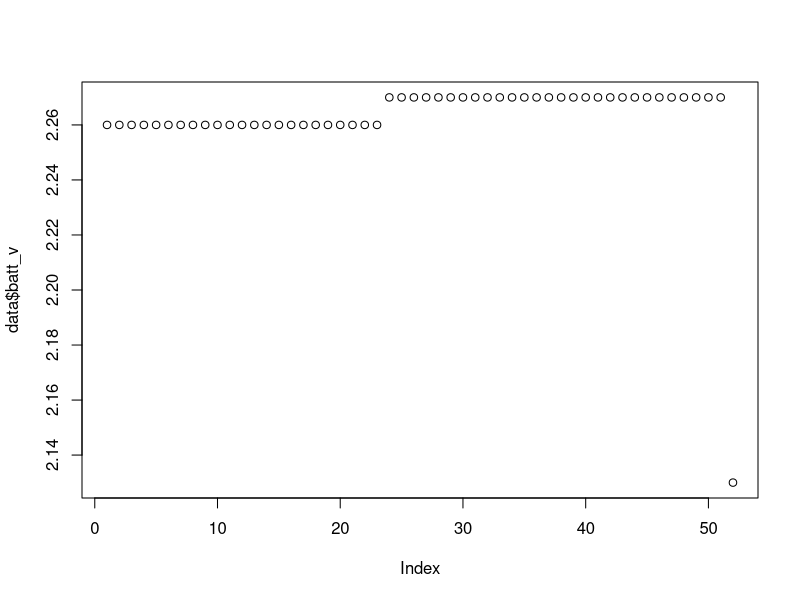
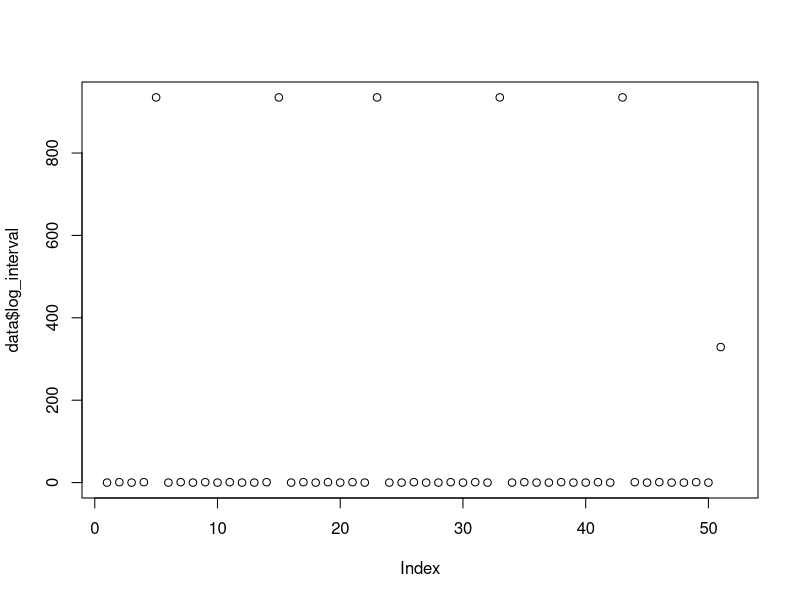
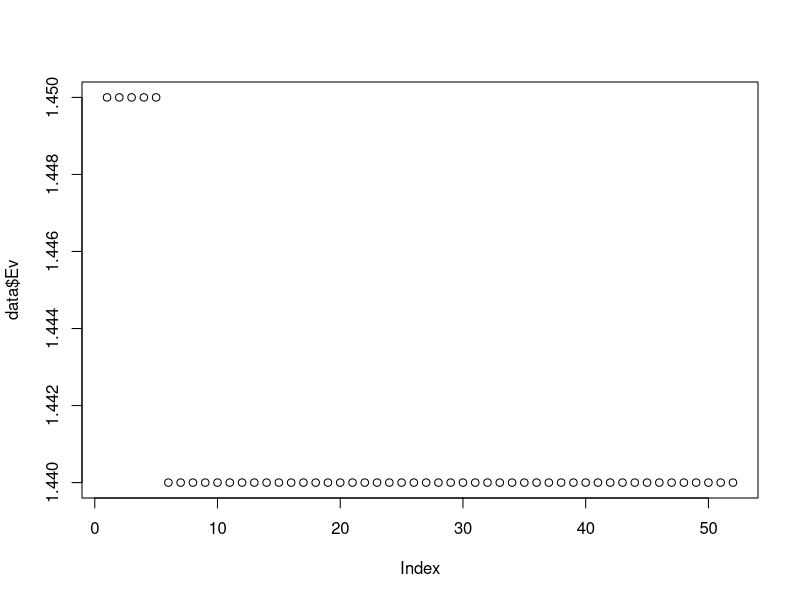
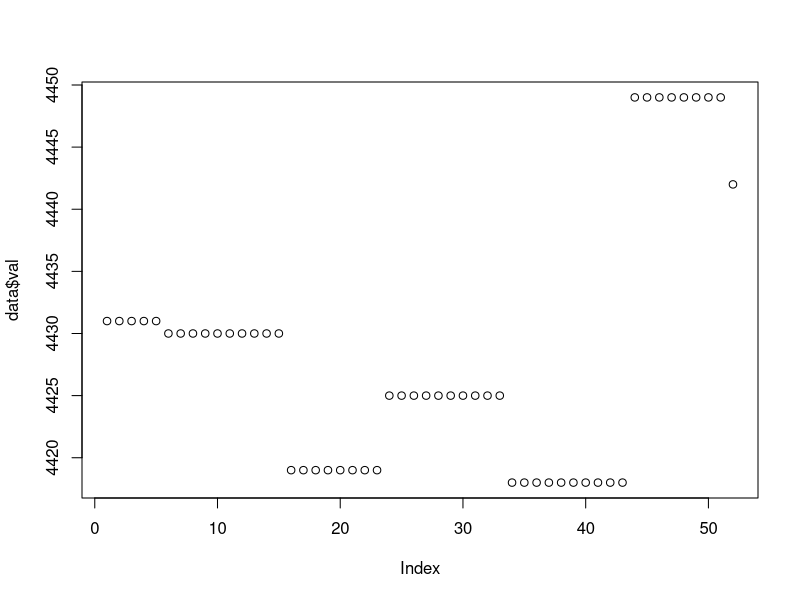
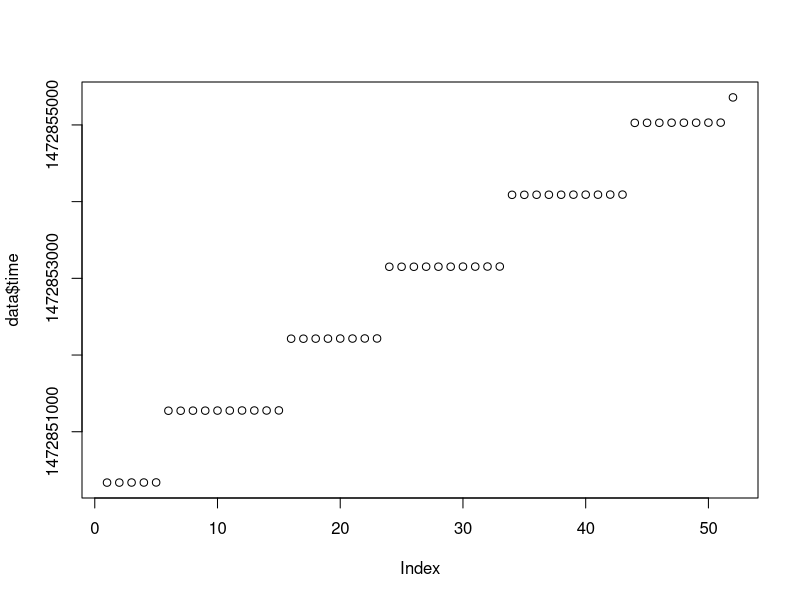
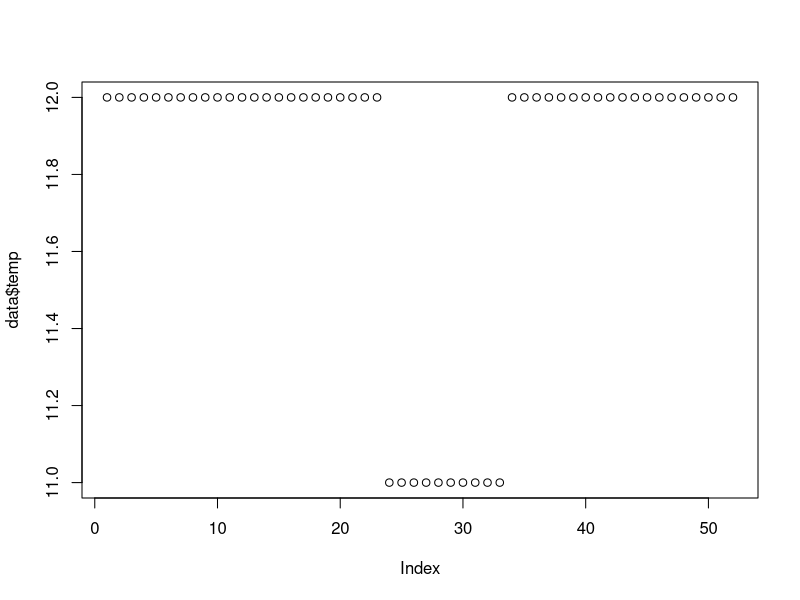
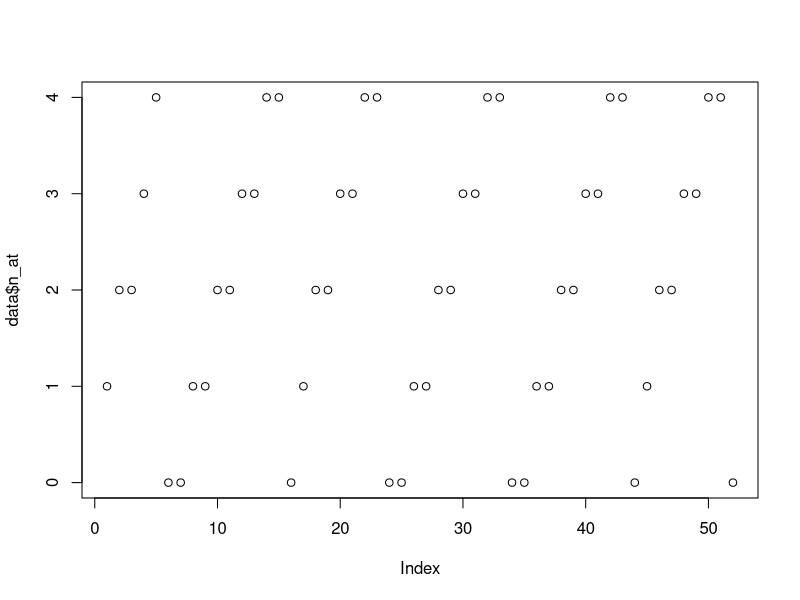
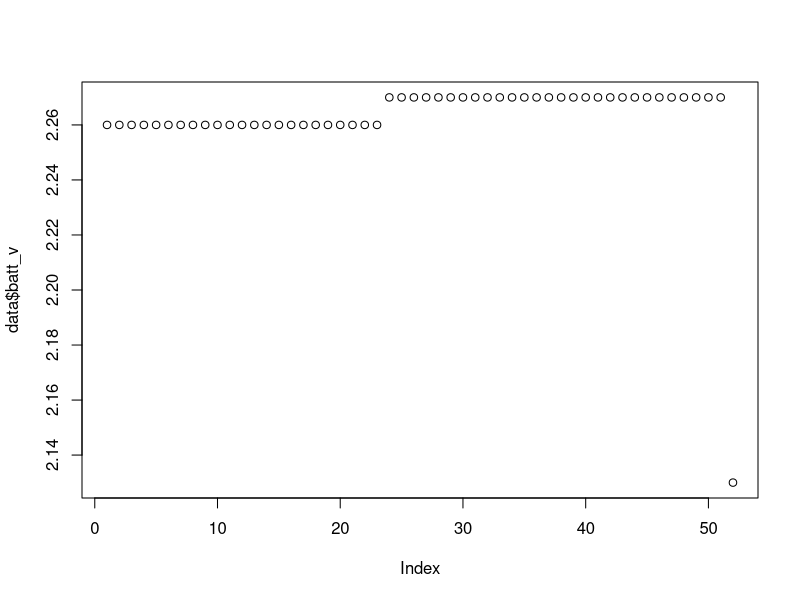

The R source for these figures, in order:
setwd("~/Documents/Projects/UAF/dendrometer/data/20160902/")
##--Load In Data--##
data = data.frame(read.csv("100_12.csv"))
#Sensor Address, Unix Time Stamp, ADC Value, Temperature, Battery Voltage, Excitation Voltage, Number of send attamps
names(data) <- c("sensor_num", "time", "val", "temp", "batt_v", "Ev", "n_at") 
data$time_real = as.POSIXct(data$time, origin="1970-01-01") #Convert time to POSIX
data$time_real[length(data$time_real)]
plot(data$batt_v)


for (i in 1:length(data$temp)) {
  data$log_interval[i] = data$time[i+1] - data$time[i]
}
plot(data$log_interval)
plot(data$Ev)
plot(data$val)
plot(data$time)
plot(data$temp)
plot(data$n_at)
plot(data$batt_v)

data$time_real

data$time_real[length(data$time_real)]
data$time[length(data$time_real)]
